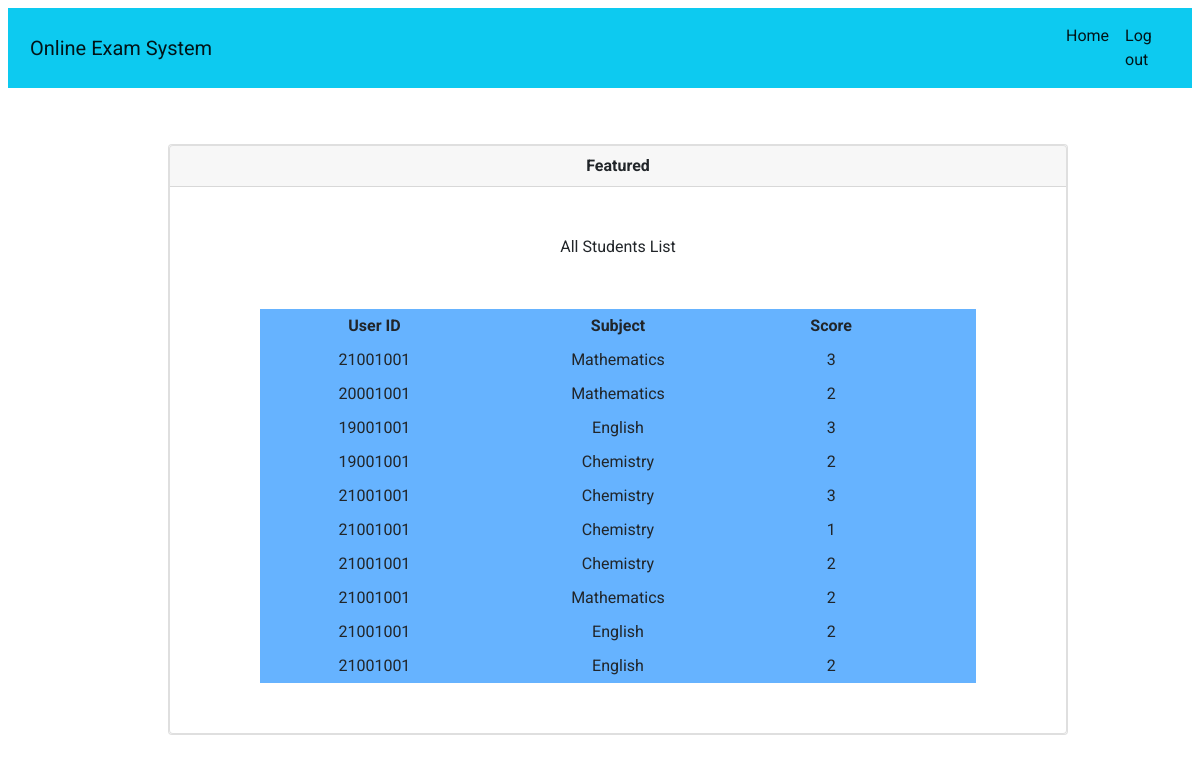
The app's page /home_Admin.php with its own data.
### tables this page shows
CREATE TABLE `reportcard` (
  `u_id` int(10) NOT NULL,
  `Subject` varchar(100) NOT NULL,
  `Score` int(10) NOT NULL
);

### home_Admin.php (the view, shortened to what this page needs)
<html lang="en">
<head>
  <link href="https://cdn.jsdelivr.net/npm/bootstrap@5.1.0/dist/css/bootstrap.min.css" rel="stylesheet"
>
  <link rel="stylesheet" href="style.css">
</head>
<body>
  <div class="navbar-placement">
    <nav class="navbar navbar-expand-lg navbar-light bg-info">
      <div class="container-fluid left">
        <a class="navbar-brand" href="#">Online Exam System</a>
      </div>
      <div class="options d-flex right">
        <ul class="navbar-nav me-auto mb-2 mb-lg-0">
          <li class="nav-item">
            <a class="nav-link active" href="#">Home</a>
          </li>
          <li class="nav-item">
            <a class="nav-link active" href="Admin_login.php">Log out</a>
          </li>
        </ul>
      </div>
    </nav>
  </div>
  <section>
    <div class="mt-5 card w-75 loginBox">
      <div class="card text-center">
        <div class="card-header">
          <b>Featured</b>
        </div>
        <section>
          <div class="title mt-5"> All Students List </div>
          <div
            style="margin-left:10%; margin-right:10%; margin-top:50px; margin-bottom:50px;text-align:center;background:#66b3ff;">
            <div class="row" style="padding:5px;">
              <div class="col-md-4"><b> User ID </b></div>
              <div class="col-md-4"><b> Subject </b></div>
              <div class="col-md-3"><b> Score </b></div>
            </div>
            <?php
        			require_once("dbconnect.php");
        			$sql = "SELECT * FROM reportcard";
        			$result = mysqli_query($conn, $sql);
        			if(mysqli_num_rows($result) > 0){
        				while($row = mysqli_fetch_array($result)){
        			?>
            <div class="row" style="padding:5px;">
              <div class="col-md-4">
                <?php echo $row[0]; ?>
              </div>
              <div class="col-md-4">
                <?php echo $row[1]; ?>
              </div>
              <div class="col-md-3">
                <?php echo $row[2] ?>
              </div>
            </div>
            <?php
        				}
        			}
        			?>
          </div>
        </section>
      </div>
    </div>
  </section>
</body>
</html>

### style.css (style rules this page uses)
body { font-family: 'Roboto', sans-serif; }
.navbar-placement { padding: 8px; margin:5px, 5px; }
.left { margin-left: 20px; padding-left: 2px; }
.right { margin-right: 20px; padding-right: 2px; }
.loginBox { margin-left: 14%; }

### records on screen
reportcard: u "21001001", Subject "Mathematics", Score "3"
reportcard: u "20001001", Subject "Mathematics", Score "2"
reportcard: u "19001001", Subject "English", Score "3"
reportcard: u "19001001", Subject "Chemistry", Score "2"
reportcard: u "21001001", Subject "Chemistry", Score "3"
reportcard: u "21001001", Subject "Chemistry", Score "1"
reportcard: u "21001001", Subject "Chemistry", Score "2"
reportcard: u "21001001", Subject "Mathematics", Score "2"
reportcard: u "21001001", Subject "English", Score "2"
reportcard: u "21001001", Subject "English", Score "2"
